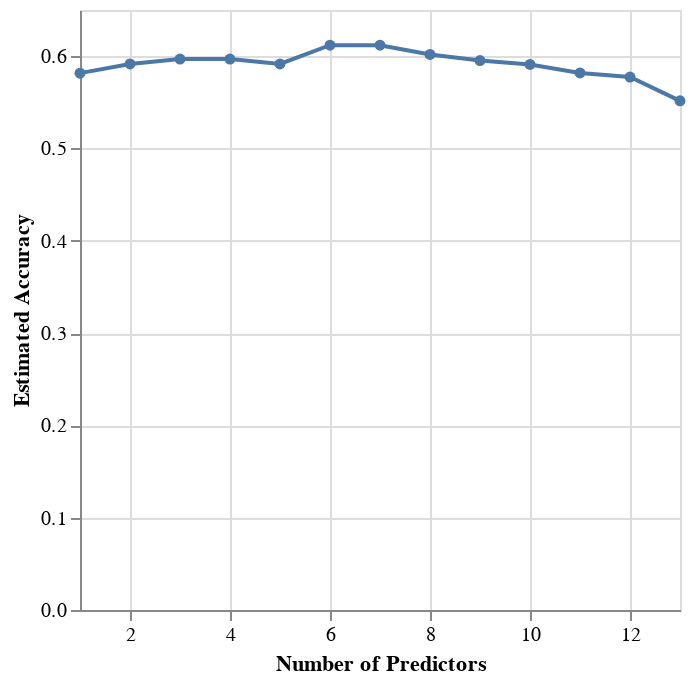

Notebook cell for this chart:
### Markdown cell above
The highest accuracy is 0.611842 and the classifier is best at predicting high contribution from the gender information as well as age information. However, this does NOT tell us about whether they are likely high contributors: only that the classifier is more accurate at predicting whether or not one is a high contributor based on data. This means that these are the most effective PREDICTORS of high contribution.

### Code cell
accuracies_chart = alt.Chart(accuracies).mark_line(point=True).encode(
    x=alt.X('size').title('Number of Predictors'),
    y=alt.Y('accuracy').title('Estimated Accuracy')
)
accuracies_chart

### Figure 1 — Vega specification as saved in the notebook (floating-point values rounded to 4 significant figures)
{"$schema": "https://vega.github.io/schema/vega/v5.json", "data": [{"name": "source_0", "values": [{"accuracy": 0.5816, "size": 1}, {"accuracy": 0.5916, "size": 2}, {"accuracy": 0.5968, "size": 3}, {"accuracy": 0.5968, "size": 4}, {"accuracy": 0.5916, "size": 5}, {"accuracy": 0.6118, "size": 6}, {"accuracy": 0.6118, "size": 7}, {"accuracy": 0.6018, "size": 8}, {"accuracy": 0.5953, "size": 9}, {"accuracy": 0.5911, "size": 10}, {"accuracy": 0.5818, "size": 11}, {"accuracy": 0.5774, "size": 12}, {"accuracy": 0.5516, "size": 13}]}, {"name": "data_0", "values": [{"accuracy": 0.5816, "size": 1}, {"accuracy": 0.5916, "size": 2}, {"accuracy": 0.5968, "size": 3}, {"accuracy": 0.5968, "size": 4}, {"accuracy": 0.5916, "size": 5}, {"accuracy": 0.6118, "size": 6}, {"accuracy": 0.6118, "size": 7}, {"accuracy": 0.6018, "size": 8}, {"accuracy": 0.5953, "size": 9}, {"accuracy": 0.5911, "size": 10}, {"accuracy": 0.5818, "size": 11}, {"accuracy": 0.5774, "size": 12}, {"accuracy": 0.5516, "size": 13}]}], "marks": [{"type": "line", "name": "layer_0_marks", "from": {"data": "source_0"}, "sort": {"field": "x"}, "encode": {"update": {"stroke": {"value": "#4c78a8"}, "x": {"field": "size", "scale": "x"}, "defined": {"signal": "isValid(datum[\"size\"]) && isFinite(+datum[\"size\"]) && isValid(datum[\"accuracy\"]) && isFinite(+datum[\"accuracy\"])"}, "y": {"field": "accuracy", "scale": "y"}}}, "style": ["line"]}, {"type": "symbol", "name": "layer_1_marks", "from": {"data": "data_0"}, "encode": {"update": {"y": {"field": "accuracy", "scale": "y"}, "x": {"field": "size", "scale": "x"}, "opacity": {"value": 1}, "fill": {"value": "#4c78a8"}}}, "style": ["point"]}], "scales": [{"name": "x", "type": "linear", "domain": {"fields": [{"data": "source_0", "field": "size"}, {"data": "data_0", "field": "size"}]}, "range": [0, {"signal": "width"}], "nice": true, "zero": false}, {"name": "y", "type": "linear", "domain": {"fields": [{"data": "source_0", "field": "accuracy"}, {"data": "data_0", "field": "accuracy"}]}, "range": [{"signal": "height"}, 0], "nice": true, "zero": true}], "axes": [{"scale": "x", "ticks": false, "orient": "bottom", "grid": true, "aria": false, "maxExtent": 0, "zindex": 0, "domain": false, "minExtent": 0, "labels": false, "tickCount": {"signal": "ceil(width/40)"}, "gridScale": "y"}, {"scale": "y", "grid": true, "maxExtent": 0, "minExtent": 0, "gridScale": "x", "orient": "left", "aria": false, "labels": false, "domain": false, "ticks": false, "zindex": 0, "tickCount": {"signal": "ceil(height/40)"}}, {"scale": "x", "orient": "bottom", "grid": false, "labelOverlap": true, "tickCount": {"signal": "ceil(width/40)"}, "labelFlush": true, "zindex": 0, "title": "Number of Predictors"}, {"scale": "y", "tickCount": {"signal": "ceil(height/40)"}, "labelOverlap": true, "grid": false, "zindex": 0, "orient": "left", "title": "Estimated Accuracy"}], "style": "cell", "background": "white", "width": 300, "height": 300, "padding": 5}
